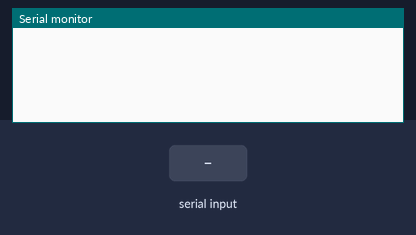
Bench run of a sketch on a simulated Arduino Leonardo, built with avr-gcc and run on an emulated ATmega32U4. Parts: the last lines printed to the serial monitor. Inputs (shaded band) come from the test bench.

Above: at 1.2 s.
1.3 s: "1\n" received over the second serial link
At 3.4 s:
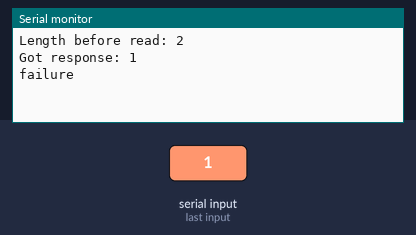
3.8 s: "0\n" received over the second serial link
At 4.5 s:
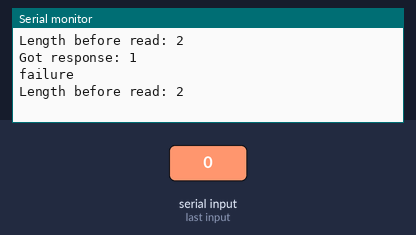

The sketch:

SoftwareSerialBridge.ino
```cpp
/*
  Serial Call and Response

  Wait for Rx data on hardware serial, and send it to software serial tx
  also,
  Wait for Rx data on software serial, and send it to hardware serial tx

*/
#include <SoftwareSerial.h>

const int pinRx = 3;
const int pinTx = 2;

SoftwareSerial mySerial(pinRx, pinTx); // RX, TX

void setup()
{
  // start serial port at 9600 bps:
  Serial.begin(9600);
  while (!Serial) {
    ; // wait for serial port to connect. Needed for Leonardo only
  }

  mySerial.begin(9600);
}
char newline[] = "\r\n";
bool testStringReceived;
String received;
const int pinBootMode = 5; //aka pin GPIO_0
const int pinRst = 6;
void loop() // run over and over
{
  if (mySerial.available())
  {
    Serial.println(String("Length before read: ") + String(mySerial.available()));
    received = mySerial.readStringUntil(*newline);
    testStringReceived = (received == String("test response"));
    Serial.println(String("Got response: ")+ received);
    if (testStringReceived)
    {
      Serial.println("success");
    }
    else
    {
      Serial.println("failure");
    }

    //Serial.write(mySerial.read());

//    pinMode(pinRst, OUTPUT);
//    pinMode(pinBootMode, OUTPUT);
//    pinMode(LED_BUILTIN, OUTPUT);
//    digitalWrite(LED_BUILTIN, HIGH);
//    digitalWrite(pinBootMode, LOW);
//    delay(500); //I don't really know how long these delays should be...
//    digitalWrite(pinRst, LOW);
//    delay(500);
//    digitalWrite(pinRst, HIGH);
//    delay(500);
//    //digitalWrite(pinBootMode, HIGH);
//    delay(500);
  }
  if (Serial.available())
  {
    int incomingByte = Serial.read();
    //Serial.write(incomingByte);
    mySerial.write(incomingByte);
  }
}
```

Measured:
- after the input at 1.3 s, the serial monitor: prints a new line at once (image 1)
